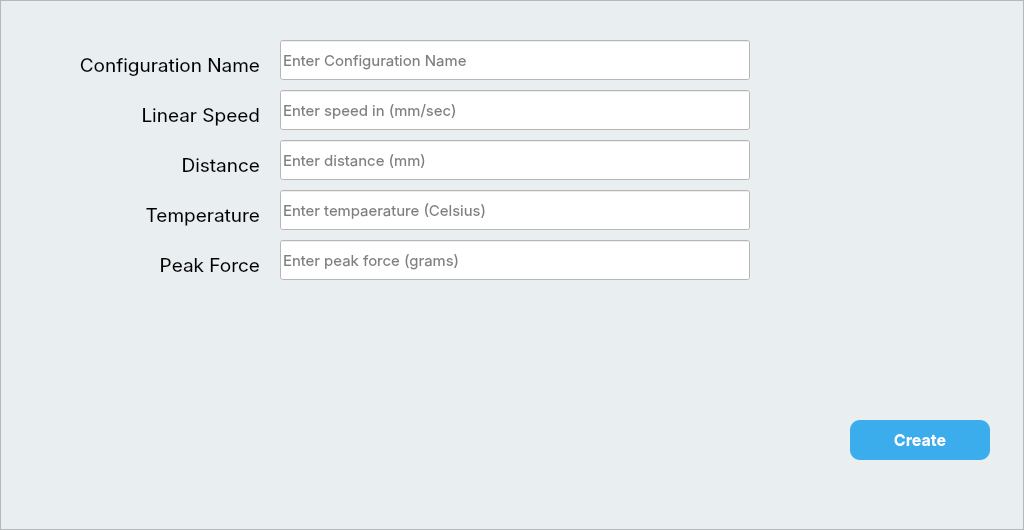
   <widget class="QFrame" name="screen_3">
    <property name="geometry">
     <rect>
      <x>0</x>
      <y>70</y>
      <width>1024</width>
      <height>530</height>
     </rect>
    </property>
    <property name="font">
     <font>
      <family>SF Pro Display</family>
     </font>
    </property>
    <property name="styleSheet">
     <string notr="true">background-color: rgb(233, 238, 241);</string>
    </property>
    <property name="frameShape">
     <enum>QFrame::StyledPanel</enum>
    </property>
    <property name="frameShadow">
     <enum>QFrame::Raised</enum>
    </property>
    <widget class="QPushButton" name="button_20">
     <property name="geometry">
      <rect>
       <x>850</x>
       <y>420</y>
       <width>140</width>
       <height>40</height>
      </rect>
     </property>
     <property name="font">
      <font>
       <family>SF Pro Display</family>
       <pointsize>12</pointsize>
       <weight>75</weight>
       <bold>true</bold>
      </font>
     </property>
     <property name="styleSheet">
      <string notr="true">QPushButton{
background-color:#3BADED;
color: rgb(255, 255, 255);
border:none;
border-radius:10;
}

QPushButton:pressed{
background-color:#308DC2
}
</string>
     </property>
     <property name="text">
      <string>Create</string>
     </property>
    </widget>
    <widget class="QLabel" name="label_59">
     <property name="geometry">
      <rect>
       <x>80</x>
       <y>50</y>
       <width>180</width>
       <height>30</height>
      </rect>
     </property>
     <property name="font">
      <font>
       <family>SF Pro Display</family>
       <pointsize>14</pointsize>
      </font>
     </property>
     <property name="text">
      <string>Configuration Name</string>
     </property>
     <property name="alignment">
      <set>Qt::AlignRight|Qt::AlignTrailing|Qt::AlignVCenter</set>
     </property>
    </widget>
    <widget class="QLabel" name="label_60">
     <property name="geometry">
      <rect>
       <x>80</x>
       <y>100</y>
       <width>180</width>
       <height>30</height>
      </rect>
     </property>
     <property name="font">
      <font>
       <family>SF Pro Display</family>
       <pointsize>14</pointsize>
      </font>
     </property>
     <property name="text">
      <string>Linear Speed</string>
     </property>
     <property name="alignment">
      <set>Qt::AlignRight|Qt::AlignTrailing|Qt::AlignVCenter</set>
     </property>
    </widget>
    <widget class="QLabel" name="label_61">
     <property name="geometry">
      <rect>
       <x>80</x>
       <y>150</y>
       <width>180</width>
       <height>30</height>
      </rect>
     </property>
     <property name="font">
      <font>
       <family>SF Pro Display</family>
       <pointsize>14</pointsize>
      </font>
     </property>
     <property name="text">
      <string>Distance</string>
     </property>
     <property name="alignment">
      <set>Qt::AlignRight|Qt::AlignTrailing|Qt::AlignVCenter</set>
     </property>
    </widget>
    <widget class="QLabel" name="label_62">
     <property name="geometry">
      <rect>
       <x>80</x>
       <y>200</y>
       <width>180</width>
       <height>30</height>
      </rect>
     </property>
     <property name="font">
      <font>
       <family>SF Pro Display</family>
       <pointsize>14</pointsize>
      </font>
     </property>
     <property name="text">
      <string>Temperature</string>
     </property>
     <property name="alignment">
      <set>Qt::AlignRight|Qt::AlignTrailing|Qt::AlignVCenter</set>
     </property>
    </widget>
    <widget class="QLabel" name="label_63">
     <property name="geometry">
      <rect>
       <x>80</x>
       <y>250</y>
       <width>180</width>
       <height>30</height>
      </rect>
     </property>
     <property name="font">
      <font>
       <family>SF Pro Display</family>
       <pointsize>14</pointsize>
      </font>
     </property>
     <property name="text">
      <string>Peak Force</string>
     </property>
     <property name="alignment">
      <set>Qt::AlignRight|Qt::AlignTrailing|Qt::AlignVCenter</set>
     </property>
    </widget>
    <widget class="QLineEdit" name="input_13">
     <property name="geometry">
      <rect>
       <x>280</x>
       <y>40</y>
       <width>470</width>
       <height>40</height>
      </rect>
     </property>
     <property name="font">
      <font>
       <family>SF Pro Display</family>
       <pointsize>11</pointsize>
       <weight>50</weight>
       <bold>false</bold>
      </font>
     </property>
     <property name="styleSheet">
      <string notr="true">background:white</string>
     </property>
     <property name="placeholderText">
      <string>Enter Configuration Name</string>
     </property>
    </widget>
    <widget class="QLineEdit" name="input_14">
     <property name="geometry">
      <rect>
       <x>280</x>
       <y>90</y>
       <width>470</width>
       <height>40</height>
      </rect>
     </property>
     <property name="font">
      <font>
       <family>SF Pro Display</family>
       <pointsize>11</pointsize>
       <weight>50</weight>
       <bold>false</bold>
      </font>
     </property>
     <property name="styleSheet">
      <string notr="true">background:white</string>
     </property>
     <property name="placeholderText">
      <string>Enter speed in (mm/sec)</string>
     </property>
    </widget>
    <widget class="QLineEdit" name="input_15">
     <property name="geometry">
      <rect>
       <x>280</x>
       <y>140</y>
       <width>470</width>
       <height>40</height>
      </rect>
     </property>
     <property name="font">
      <font>
       <family>SF Pro Display</family>
       <pointsize>11</pointsize>
       <weight>50</weight>
       <bold>false</bold>
      </font>
     </property>
     <property name="styleSheet">
      <string notr="true">background:white</string>
     </property>
     <property name="placeholderText">
      <string>Enter distance (mm)</string>
     </property>
    </widget>
    <widget class="QLineEdit" name="input_16">
     <property name="geometry">
      <rect>
       <x>280</x>
       <y>190</y>
       <width>470</width>
       <height>40</height>
      </rect>
     </property>
     <property name="font">
      <font>
       <family>SF Pro Display</family>
       <pointsize>11</pointsize>
       <weight>50</weight>
       <bold>false</bold>
      </font>
     </property>
     <property name="styleSheet">
      <string notr="true">background:white</string>
     </property>
     <property name="placeholderText">
      <string>Enter tempaerature (Celsius)</string>
     </property>
    </widget>
    <widget class="QLineEdit" name="input_17">
     <property name="geometry">
      <rect>
       <x>280</x>
       <y>240</y>
       <width>470</width>
       <height>40</height>
      </rect>
     </property>
     <property name="font">
      <font>
       <family>SF Pro Display</family>
       <pointsize>11</pointsize>
       <weight>50</weight>
       <bold>false</bold>
      </font>
     </property>
     <property name="styleSheet">
      <string notr="true">background:white</string>
     </property>
     <property name="placeholderText">
      <string>Enter peak force (grams)</string>
     </property>
    </widget>
    <widget class="QLabel" name="label_64">
     <property name="geometry">
      <rect>
       <x>280</x>
       <y>310</y>
       <width>470</width>
       <height>30</height>
      </rect>
     </property>
     <property name="font">
      <font>
       <family>SF Pro Display</family>
       <pointsize>14</pointsize>
      </font>
     </property>
     <property name="text">
      <string/>
     </property>
     <property name="alignment">
      <set>Qt::AlignLeading|Qt::AlignLeft|Qt::AlignVCenter</set>
     </property>
    </widget>
   </widget>
